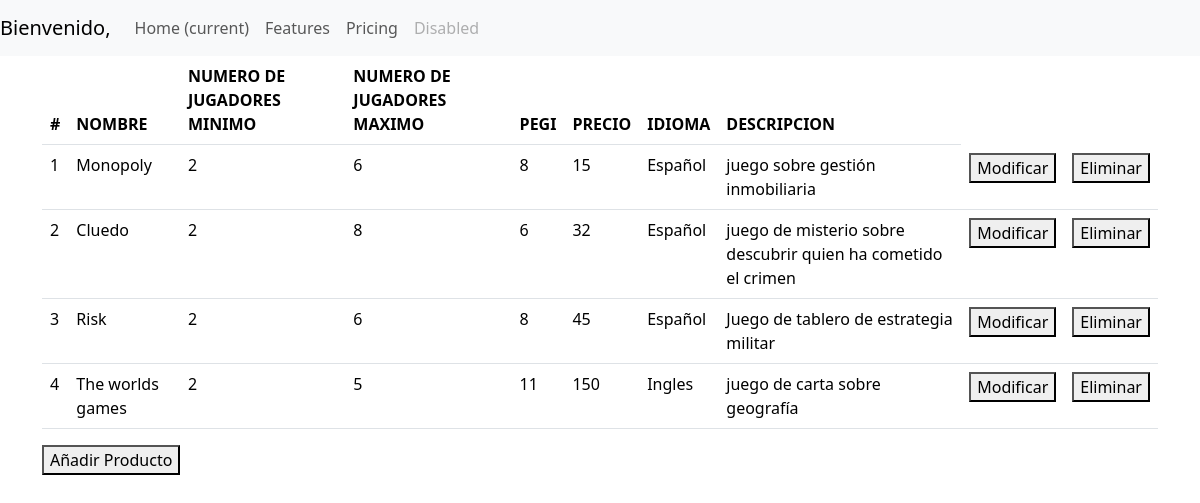
The app's page /view/index.php with its own data.
### tables this page shows
CREATE TABLE IF NOT EXISTS Juegos(
id_juego INT AUTO_INCREMENT PRIMARY KEY,
nombre VARCHAR(50),
min_jugadores INT,
max_jugadores INT,
pegi INT, 
precio FLOAT,
idioma VARCHAR(60),
descripcion VARCHAR(255) 
);

### model/Juego.php (called while the page is built, shortened)
<?php
class Juego
{
    public static function get_juegos($pdo)
    {
        try {
            $query = "SELECT * FROM juegos";
            $resultado = $pdo->query($query);
            $result_set = $resultado->fetchAll();
        } catch (PDOException $e) {
            print "<p>ERROR: " . $e->getMessage() . ".</p></br>";
            die();
        }
        return $result_set;
    }
}

### view/Mostrar_juegos.php (the view, shortened to what this page needs)
<!DOCTYPE html>
<html lang="en">
<head>
    <link href="https://cdn.jsdelivr.net/npm/bootstrap@5.3.2/dist/css/bootstrap.min.css" rel="stylesheet">
</head>
<body>
    <nav class="navbar navbar-expand-lg navbar-light bg-light">
        <a class="navbar-brand" href="#">Bienvenido, <?= $_SESSION["user"] ?></a>
        <div class="collapse navbar-collapse" id="navbarNav">
            <ul class="navbar-nav">
                <li class="nav-item active">
                    <a class="nav-link" href="#">Home <span class="sr-only">(current)</span></a>
                </li>
                <li class="nav-item">
                    <a class="nav-link" href="#">Features</a>
                </li>
                <li class="nav-item">
                    <a class="nav-link" href="#">Pricing</a>
                </li>
                <li class="nav-item">
                    <a class="nav-link disabled" href="#">Disabled</a>
                </li>
            </ul>
        </div>
    </nav>
    <div class="container-sm">
        <table class="table">
            <thead>
                <tr>
                    <th scope="col">#</th>
                    <th scope="col">NOMBRE</th>
                    <th scope="col">NUMERO DE JUGADORES MINIMO</th>
                    <th scope="col">NUMERO DE JUGADORES MAXIMO</th>
                    <th scope="col">PEGI</th>
                    <th scope="col">PRECIO</th>
                    <th scope="col">IDIOMA</th>
                    <th scope="col">DESCRIPCION</th>
                </tr>
            </thead>
            <tbody>
                <?php
                for ($i = 0; $i < count($datos_juegos); $i++) {
                    print("<tr>\n");
                    for ($j = 0; $j < count($datos_juegos[$i]) / 2; $j++) {
                        print("<td>" . $datos_juegos[$i][$j] . "</td>\n");
                    }
                    print("<form action=../view/Ver_juegos.php method=POST>\n");
                    print("<td><button type=submit>Modificar</button></td>");
                    print("</form>");
                    print("<form action=../controller/EliminarJuegoController.php method=POST>\n");
                    print("<td><button type=submit>Eliminar</button></td>");
                    print("</form>");
                    print("</tr>\n");
                }
                ?>
        </table>
        <form action='../view/Ver_juegos.php' method='POST'>
            <button type='submit'>Añadir Producto</button>
        </form>
</body>
</html>

### view/index.php (shortened to what this page needs)
<!DOCTYPE html>
<html lang="en">
<head>
</head>
<body>
    <?php
    include("../controller/MainController.php");
    ?>
</body>
</html>

### controller/MainController.php (shortened to what this page needs)
<?php
include_once('..\model\Juego.php');
if (true) {
    $pdo = ModelUtils::conectar();
    if ($pdo) {
        $datos_juegos = ModelJuego::get_juegos($pdo);
    }
    include("../view/Mostrar_juegos.php");
} else {
    include('../view/login.php');
    exit();
}

### records on screen
juegos: id_juego "1", nombre "Monopoly", min_jugadores "2", max_jugadores "6", pegi "8", precio "15", idioma "Español", descripcion "juego sobre gestión inmobiliaria"
juegos: id_juego "2", nombre "Cluedo", min_jugadores "2", max_jugadores "8", pegi "6", precio "32", idioma "Español", descripcion "juego de misterio sobre descubrir quien ha cometido el crimen"
juegos: id_juego "3", nombre "Risk", min_jugadores "2", max_jugadores "6", pegi "8", precio "45", idioma "Español", descripcion "Juego de tablero de estrategia militar"
juegos: id_juego "4", nombre "The worlds games", min_jugadores "2", max_jugadores "5", pegi "11", precio "150", idioma "Ingles", descripcion "juego de carta sobre geografía"
